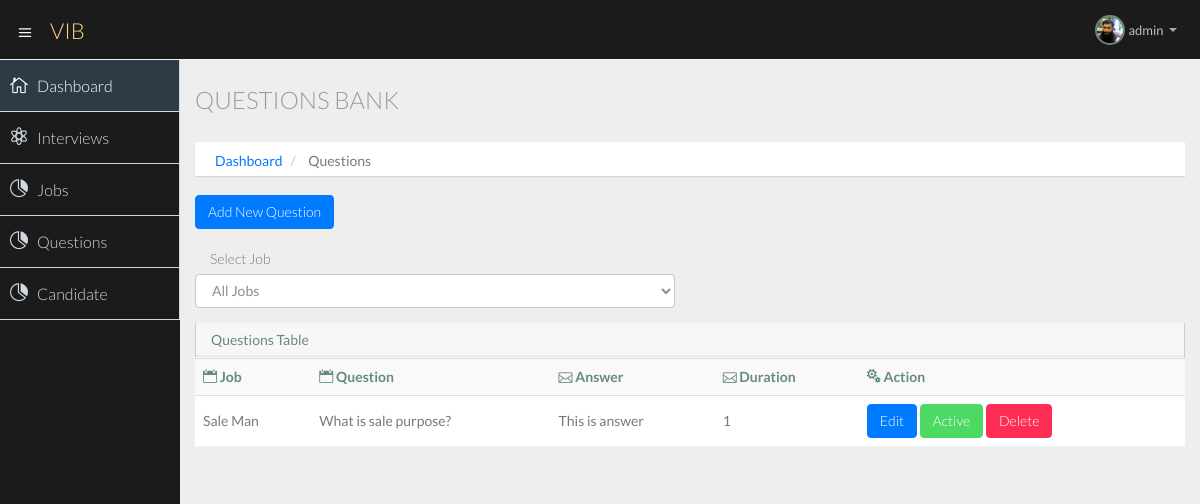
/company/questions/ (signed in), run on an earlier commit of the app's database.
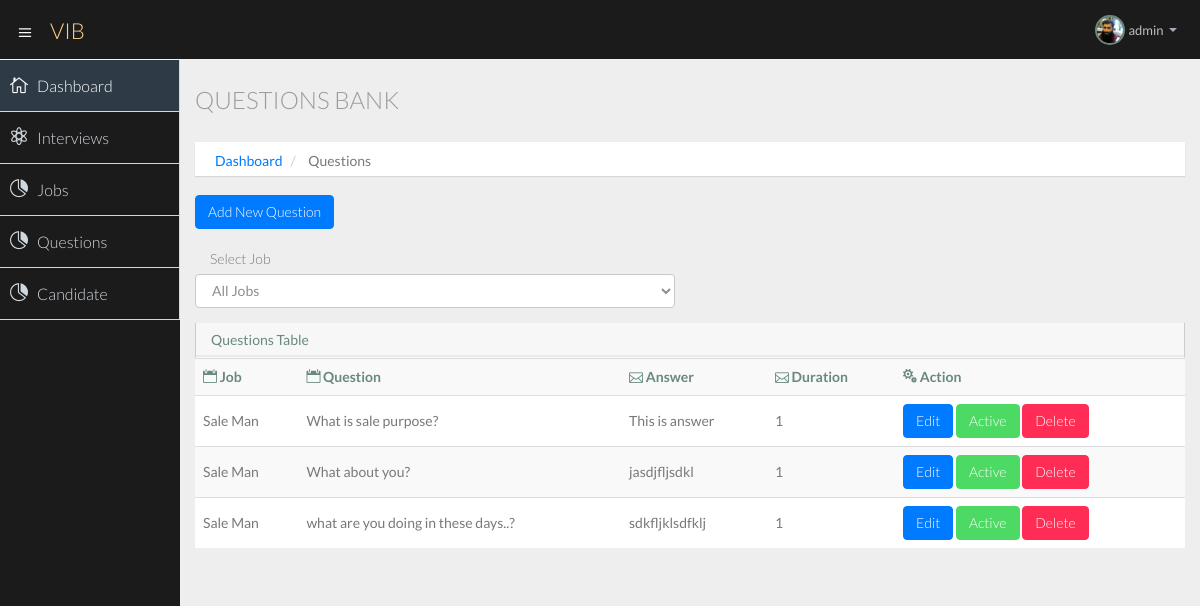
And on a later commit of the database.
### company/models.py (models this page shows, shortened)
class QuestionBank(models.Model):
    id = models.AutoField(primary_key=True)
    user = models.ForeignKey(User, on_delete=models.CASCADE)
    job = models.ForeignKey(Jobs, on_delete=models.CASCADE)
    question = models.CharField(max_length=300)
    answer = models.CharField(max_length=800)
    time = models.IntegerField()
    pos_tdate = models.DateTimeField(auto_now_add=True, blank=True)
    question_status =models.BooleanField(default=True)

class Jobs(models.Model):
    id = models.AutoField(primary_key=True)
    user = models.ForeignKey(User, on_delete=models.CASCADE)
    job_title = models.CharField(max_length=200)
    job_discription = models.CharField(max_length=800)
    pos_tdate = models.DateTimeField(auto_now_add=True, blank=True)
    job_status =models.BooleanField(default=True)

### company/views.py (the view)
# urls.py: path('company/questions/', views.questions, name='questions'),
def questions(request):
    user = User.objects.get(username=request.user.username)
    allquestions = QuestionBank.objects.filter(user=user)
    alljobs = Jobs.objects.filter(user=user)
    context = {'allquestions':allquestions,'alljobs':alljobs}
    return render(request, 'company/questionsbank.html', context)

### templates/company/questionsbank.html (shortened to what this page needs)
{% extends 'company/basic.html' %}
{% block body %}
{% load static %}
<section id="main-content">
    <section class="wrapper">
        <div class="row">
            <div class="col-lg-12">
                <h3 class="page-header"> Questions Bank</h3>
                <ol class="breadcrumb">
                    <li><a href="/company/dashboard">Dashboard</a></li>
                    <li>Questions</li>
                </ol>
            </div>
        </div>
        <div class="row ">
            <div class="col-lg-12">
                <a class="btn btn-primary" href="/company/questions/add-new-questions/">Add New Question</a>
            </div><br>
            <div class="col-lg-6">
                <label for="inputJob" class="col-lg-3 control-label">Select Job</label>
                <select class="form-control m-bot15" onchange="GetSelectedTextValue(this)">
                    {% if allquestions %}
                        {% if not id %}
                            <option Selected >All Jobs</option>
                        {% else %}
                                <option Value='all'>All Jobs</option>
                        {% endif %}
                    {% else %}
                        <option>Please first add Question for job</option>
                    {% endif %}
                </select>
            </div>
        </div>
        <div class="row">
            <div class="col-lg-12">
                <section class="panel">
                    <header class="panel-heading">
                        Questions Table
                    </header>
                    <table class="table table-striped table-advance table-hover">
                        <tbody>
                            <tr>
                                <th><i class="icon_calendar"></i> Job</th>
                                <th><i class="icon_calendar"></i> Question</th>
                                <th><i class="icon_mail_alt"></i> Answer</th>
                                <th><i class="icon_mail_alt"></i> Duration</th>
                                <th><i class="icon_cogs"></i> Action</th>
                            </tr>
                            {% if allquestions %}
                            {% for question in allquestions %}
                            <tr>
                                <td>{{question.job.job_title}}</td>
                                <td>{{question.question}}</td>
                                <td>{{question.answer}}</td>
                                <td>{{question.time}}</td>
                                <td>
                                    <div class="">
                                        <a class="btn btn-primary" href="{% url 'qupdate' question.id %}">Edit</a>
                                        {% if question.question_status %}
                                        <a class="btn btn-success" href="{% url 'qstatus' question.id %}">Active</a>
                                        {% else %}
                                        <a class="btn btn-danger" href="{% url 'qstatus' question.id %}">Deactive</a>
                                        {% endif %}
                                        <a class="btn btn-danger" href="{% url 'qdelete' question.id %}">Delete</a>
                                      </div>
                                </td>
                            </tr>
                            {% endfor %}
              {% else %}
              <tr>
                <td class="text-center">no record found.</td>
              </tr>
              {% endif %}
                        </tbody>
                    </table>
                </section>
            </div>
        </div>
    </section>
</section>
{% endblock body %}

What changed in the data, as far as the page shows it:
added QuestionBank: job.job_title "Sale Man", question "What about you?", answer "jasdjfljsdkl", time "1", question_status "Active"
added QuestionBank: job.job_title "Sale Man", question "what are you doing in these days..?", answer "sdkfljklsdfklj", time "1", question_status "Active"
